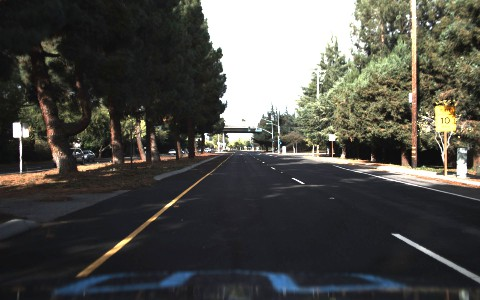
#> input picture input/images/1478020525206891779.jpg, 480 x 300 px, given in place of test_video.mp4, which was not available
$ jupyter execute --allow-errors lane_detection_openCV.ipynb   (shell and % lines are left out)   (text cells are left out)
#> lines starting #> are read from the running program, lines starting #| are printed output that depends on the picture; after the words box and inside, x2 and y2 are one past the last pixel; in counts of white or black regions, pixels touching at a corner belong together; pictures that were not available may be replaced by others from this repository, and a replacement may not be noted
#> further down, frame is the input picture: shape (300, 480, 3); mean B, G, R 73.1, 78, 78.6
[cell 1]
import cv2
import matplotlib.pyplot as plt

[cell 2]
import os
print(os.listdir(r"D:\machine learning\edi_sem2\yolo_object_detection\input"))

#> (a cell that did not finish here is left out)

[cell 4]
import numpy as np
#> (the rest of this cell did not finish here and is left out)

#> (a cell that did not finish here is left out)

#> (a cell that did not finish here is left out)

#> (a cell that did not finish here is left out)

[cell 8]
# put all the previous 3 steps in one function
# gray scale conversion ==> applying gaussian blur ==> applying canny function

def Canny(image):
    gray = cv2.cvtColor(image, cv2.COLOR_RGB2GRAY)
    blur = cv2.GaussianBlur(gray, (5,5), 0)
    canny = cv2.Canny(blur, 50, 150)

    return canny

[cell 9]
import numpy as np

image = cv2.imread(r"D:\machine learning\edi_sem2\yolo_object_detection\input\test_image.jpg")
lane_image = np.copy(image)
#> (the rest of this cell did not finish here and is left out)

[cell 10]
def region_of_interest(image):
    height = 700
    polygons = np.array([[(250,height), (1000,height), (600,250)]])
    mask = np.zeros_like(image)
    cv2.fillPoly(mask, polygons, 255)
    masked_region = cv2.bitwise_and(image, mask)

    return masked_region

[cell 11]
# [8 lines left out: function display_lines, not called in this run]

[cell 12]
image = cv2.imread(r"D:\machine learning\edi_sem2\yolo_object_detection\input\test_image.jpg")

lane_image = np.copy(image)
#> (the rest of this cell did not finish here and is left out)

#> (a cell that did not finish here is left out)

[cell 14]
# [7 lines left out: function make_coordinates, not called in this run]

[cell 15]
def average_slope_intercept(image, lines):
    left_fit = []
    right_fit = []
    for line in lines:
        x1, y1, x2, y2 = line.reshape(4)
        parameters = np.polyfit((x1,x2), (y1,y2), 1)
        slope = parameters[0]
        intercept = parameters[1]
        if slope < 0:
            left_fit.append((slope, intercept))
        else:
            right_fit.append((slope, intercept))
    left_line = right_line = None
    if left_fit:
        left_fit_average = np.average(left_fit, axis=0)
        left_line = make_coordinates(image, left_fit_average)
    if right_fit:
        right_fit_average = np.average(right_fit, axis=0)
        right_line = make_coordinates(image, right_fit_average)
    return left_line, right_line

[cell 16]
# reading the image and then calling all the functions one by one.

image = cv2.imread(r"D:\machine learning\edi_sem2\yolo_object_detection\input\test_image.jpg")

lane_image = np.copy(image)
#> (the rest of this cell did not finish here and is left out)

[cell 17]
cap = cv2.VideoCapture(r"D:\machine learning\edi_sem2\yolo_object_detection\input\test_video.mp4")
#> (the rest of this cell did not finish here and is left out)

#> in Canny (call 4), `gray = cv2.cvtColor(image, cv2.COLOR_RGB2GRAY)`:
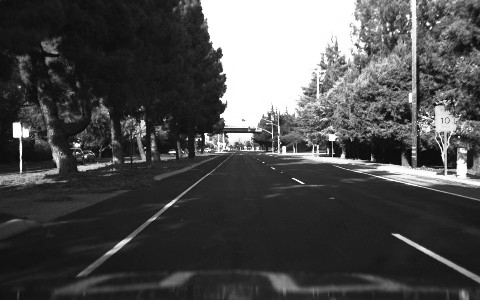
#> gray: shape (300, 480); min 4, max 255, mean 76.6
#> in Canny (call 4), `blur = cv2.GaussianBlur(gray, (5,5), 0)`:
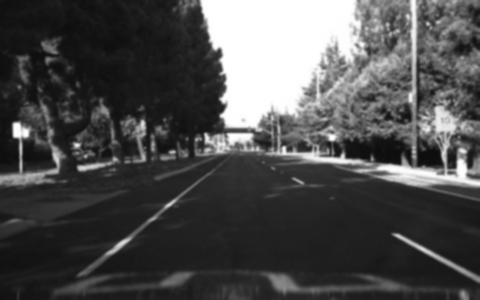
#> blur: shape (300, 480); min 13, max 255, mean 76.6
#> in Canny (call 4), `canny = cv2.Canny(blur, 50, 150)`:
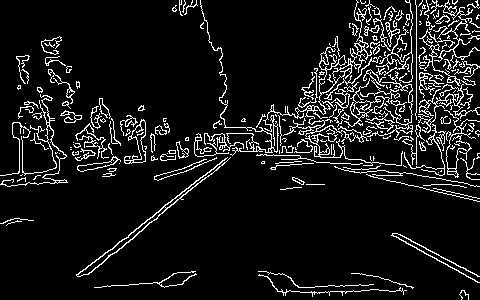
#> canny: shape (300, 480); 9.1% white in thin lines or dots
    cropped_image = region_of_interest(canny_image)
#> in region_of_interest, `cv2.fillPoly(mask, polygons, 255)`: mask: shape (300, 480); every value is 0
#> `lines = cv2.HoughLinesP(cropped_image, 2, np.pi/180, 100, np.array([])..`: lines = None
    lines = cv2.HoughLinesP(cropped_image, 2, np.pi/180, 100, np.array([]), minLineLength=40, maxLineGap=5)
    averaged_lines = average_slope_intercept(frame, lines)
    line_image = display_lines(frame, averaged_lines)
    combo_image = cv2.addWeighted(frame, 0.8, line_image, 1, 1)
    cv2.imshow("result", combo_image)
    if cv2.waitKey(1) & 0xFF == ord('q'):
        break
cap.release()
cv2.destroyAllWindows()

$ run again, on input/images/1478020641705630575.jpg
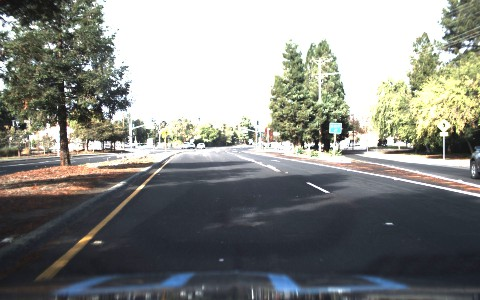
#> input picture input/images/1478020641705630575.jpg, 480 x 300 px, given in place of test_video.mp4, which was not available
#> frame is the input picture: shape (300, 480, 3); mean B, G, R 131.9, 136.1, 134.5
#> in Canny (call 4), `blur = cv2.GaussianBlur(gray, (5,5), 0)`:
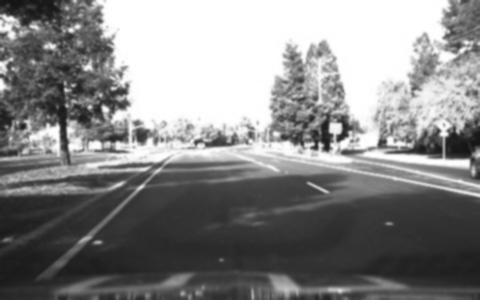
#> blur: shape (300, 480); min 19, max 255, mean 134.6
#> in Canny (call 4), `canny = cv2.Canny(blur, 50, 150)`:
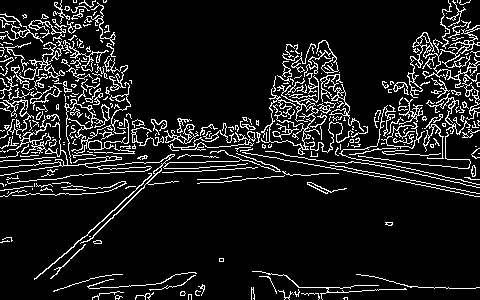
#> canny: shape (300, 480); 10.9% white in thin lines or dots
#> mask: shape (300, 480); every value is 0
#> lines = None

$ run again, on input/images/1478020814216175137.jpg
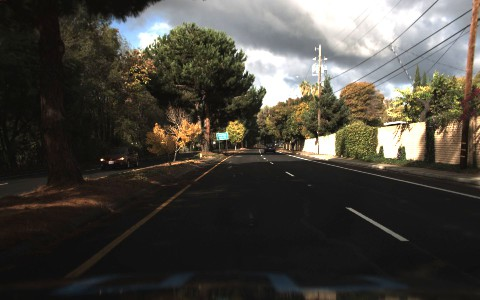
#> input picture input/images/1478020814216175137.jpg, 480 x 300 px, given in place of test_video.mp4, which was not available
#> frame is the input picture: shape (300, 480, 3); mean B, G, R 61, 67.9, 70.8
#> in Canny (call 4), `blur = cv2.GaussianBlur(gray, (5,5), 0)`:
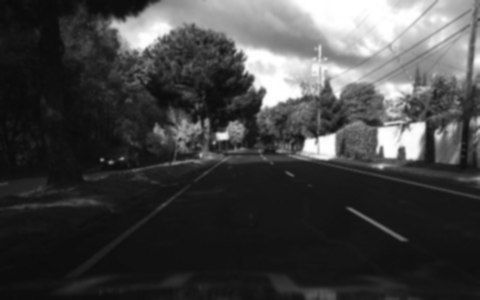
#> blur: shape (300, 480); min 10, max 255, mean 66.2
#> in Canny (call 4), `canny = cv2.Canny(blur, 50, 150)`:
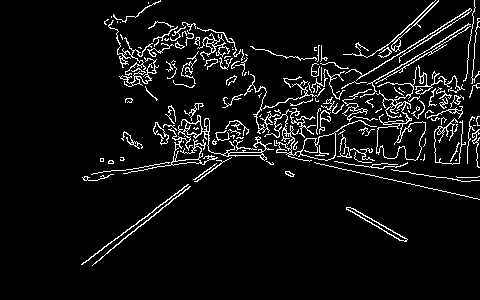
#> canny: shape (300, 480); 6.5% white in thin lines or dots, all inside (x1, y1, x2, y2) = (81, 0, 480, 266)
#> mask: shape (300, 480); every value is 0
#> lines = None

$ run again, on input/images/1478020821720260787.jpg
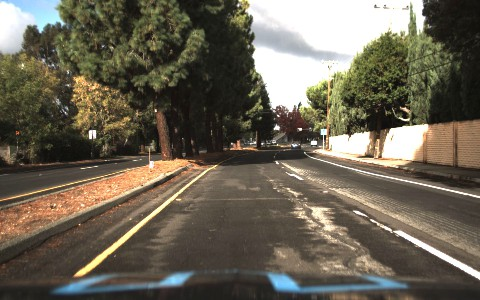
#> input picture input/images/1478020821720260787.jpg, 480 x 300 px, given in place of test_video.mp4, which was not available
#> frame is the input picture: shape (300, 480, 3); mean B, G, R 84.7, 99.9, 106.9
#> in Canny (call 4), `blur = cv2.GaussianBlur(gray, (5,5), 0)`:
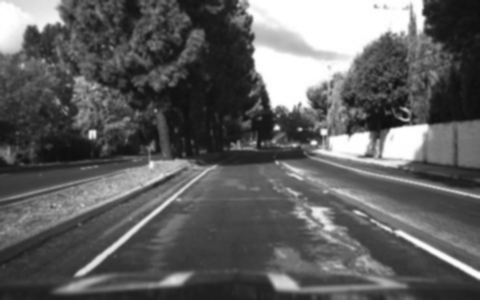
#> blur: shape (300, 480); min 14, max 255, mean 96.2
#> in Canny (call 4), `canny = cv2.Canny(blur, 50, 150)`:
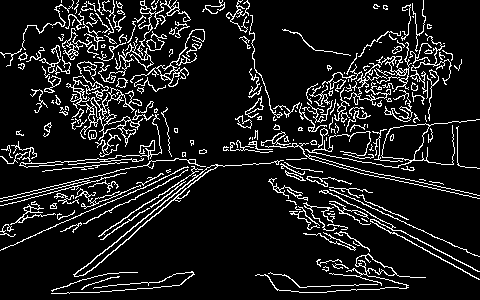
#> canny: shape (300, 480); 11.1% white in thin lines or dots
#> mask: shape (300, 480); every value is 0
#> lines = None
